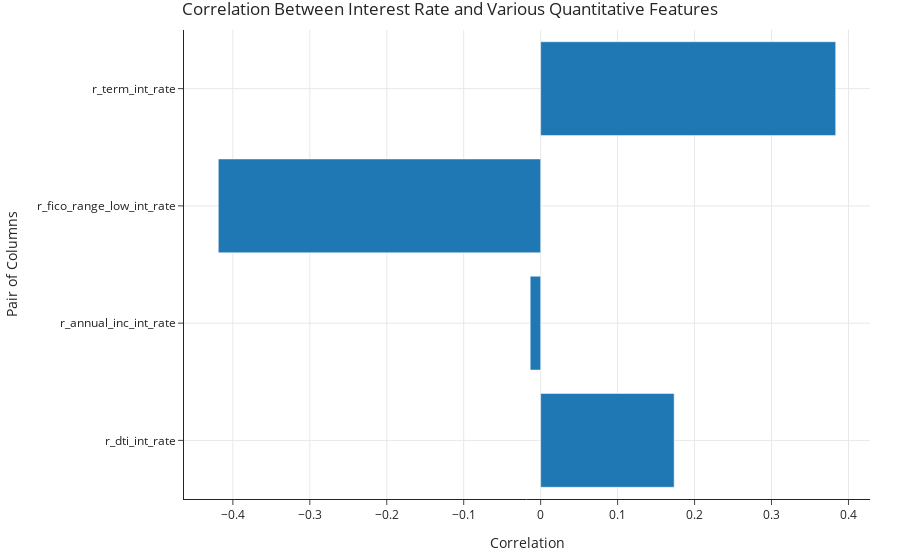

The cell this chart's notebook holds for it:
### Markdown cell above
Run the cell below to draw a bar chart of the three correlations you computed, stored in `q2_correlations`.

### Code cell
(
    q2_correlations
    .plot(kind='barh', 
          title='Correlation Between Interest Rate and Various Quantitative Features',
          labels={'index': 'Pair of Columns', 'value': 'Correlation'}
         )
    .update_layout(showlegend=False)
)

### Figure 1 — Plotly figure (JSON) as saved in the notebook; plotly's stock layout.template omitted (floating-point values rounded to 4 significant figures)
{"data": [{"alignmentgroup": "True", "hovertemplate": "variable=0<br>Correlation=%{x}<br>Pair of Columns=%{y}<extra></extra>", "legendgroup": "0", "marker": {"color": "#1F77B4", "pattern": {"shape": ""}}, "name": "0", "offsetgroup": "0", "orientation": "h", "showlegend": true, "textposition": "auto", "type": "bar", "x": [0.1735, -0.01359, -0.4189, 0.3834], "xaxis": "x", "y": ["r_dti_int_rate", "r_annual_inc_int_rate", "r_fico_range_low_int_rate", "r_term_int_rate"], "yaxis": "y"}], "layout": {"barmode": "relative", "legend": {"title": {"text": "variable"}, "tracegroupgap": 0}, "showlegend": false, "title": {"text": "Correlation Between Interest Rate and Various Quantitative Features"}, "xaxis": {"anchor": "y", "domain": [0, 1], "title": {"text": "Correlation"}}, "yaxis": {"anchor": "x", "domain": [0, 1], "title": {"text": "Pair of Columns"}}}}
